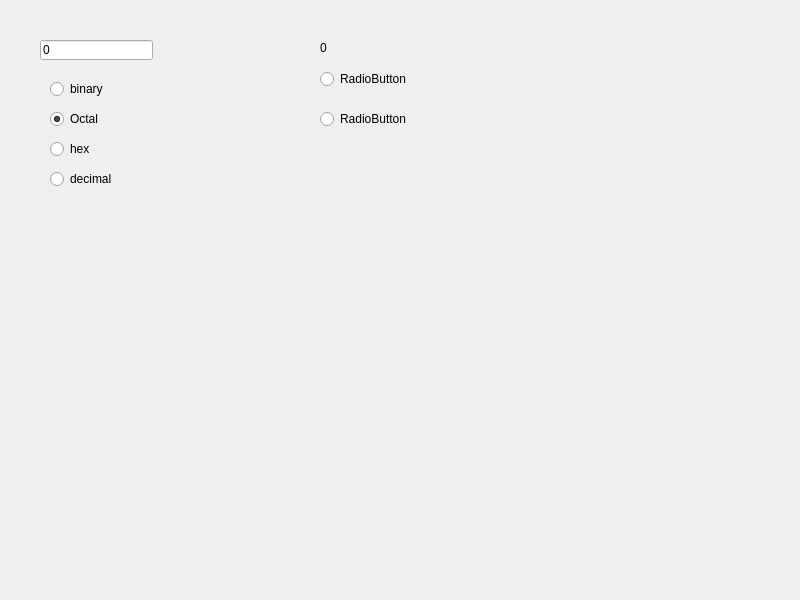
<?xml version="1.0" encoding="UTF-8"?>
<ui version="4.0">
 <class>Widget</class>
 <widget class="QWidget" name="Widget">
  <property name="geometry">
   <rect>
    <x>0</x>
    <y>0</y>
    <width>800</width>
    <height>600</height>
   </rect>
  </property>
  <property name="windowTitle">
   <string>Widget</string>
  </property>
  <widget class="QRadioButton" name="radioButton">
   <property name="geometry">
    <rect>
     <x>50</x>
     <y>80</y>
     <width>91</width>
     <height>18</height>
    </rect>
   </property>
   <property name="text">
    <string>binary</string>
   </property>
  </widget>
  <widget class="QRadioButton" name="radioButton_2">
   <property name="geometry">
    <rect>
     <x>50</x>
     <y>110</y>
     <width>91</width>
     <height>18</height>
    </rect>
   </property>
   <property name="text">
    <string>Octal</string>
   </property>
   <property name="checked">
    <bool>true</bool>
   </property>
  </widget>
  <widget class="QRadioButton" name="radioButton_3">
   <property name="geometry">
    <rect>
     <x>50</x>
     <y>140</y>
     <width>91</width>
     <height>18</height>
    </rect>
   </property>
   <property name="text">
    <string>hex</string>
   </property>
  </widget>
  <widget class="QRadioButton" name="radioButton_4">
   <property name="geometry">
    <rect>
     <x>320</x>
     <y>70</y>
     <width>91</width>
     <height>18</height>
    </rect>
   </property>
   <property name="text">
    <string>RadioButton</string>
   </property>
  </widget>
  <widget class="QRadioButton" name="radioButton_5">
   <property name="geometry">
    <rect>
     <x>320</x>
     <y>110</y>
     <width>91</width>
     <height>18</height>
    </rect>
   </property>
   <property name="text">
    <string>RadioButton</string>
   </property>
  </widget>
  <widget class="QLineEdit" name="lineEdit">
   <property name="geometry">
    <rect>
     <x>40</x>
     <y>40</y>
     <width>113</width>
     <height>20</height>
    </rect>
   </property>
   <property name="text">
    <string>0</string>
   </property>
  </widget>
  <widget class="QLabel" name="label_2">
   <property name="geometry">
    <rect>
     <x>320</x>
     <y>40</y>
     <width>91</width>
     <height>16</height>
    </rect>
   </property>
   <property name="text">
    <string>0</string>
   </property>
  </widget>
  <widget class="QRadioButton" name="radioButton_6">
   <property name="geometry">
    <rect>
     <x>50</x>
     <y>170</y>
     <width>91</width>
     <height>18</height>
    </rect>
   </property>
   <property name="text">
    <string>decimal</string>
   </property>
  </widget>
 </widget>
 <resources/>
 <connections/>
</ui>
